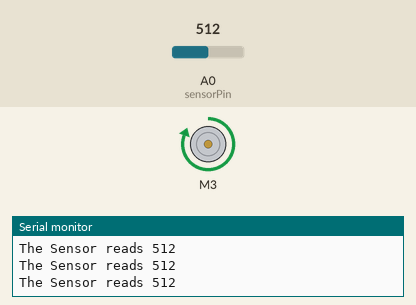
Bench run of a sketch on a simulated Arduino Uno, built with avr-gcc and run on an emulated ATmega328P. Shown: DC motor (green arrow = forward, orange = backward, longer = faster), the last lines printed to the serial monitor. The inputs (shaded band) are chosen by the test bench; at power-on: A0 (sensorPin) = 512.

Above: at 1.2 s.
1.3 s: A0 (sensorPin) set to 792
2.8 s: A0 (sensorPin) set to 818
At 4.0 s:
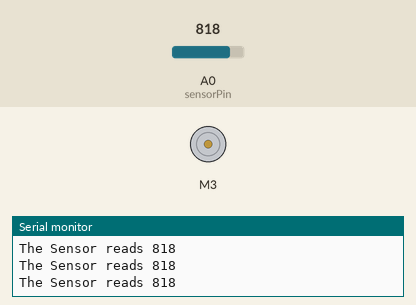
4.3 s: A0 (sensorPin) set to 941
7.3 s: A0 (sensorPin) set to 965
At 7.9 s:
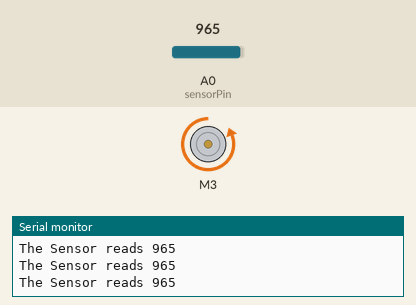
8.8 s: A0 (sensorPin) set to 940
At 9.8 s:
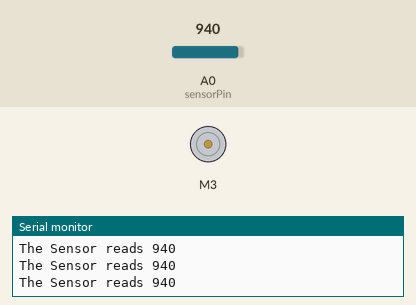
11.8 s: A0 (sensorPin) set to 960
At 13.1 s:
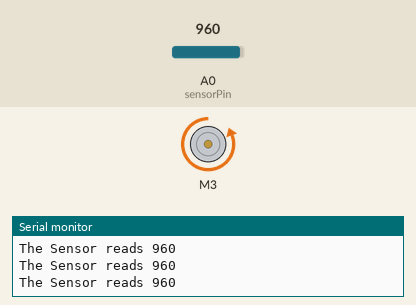
Timing chart, 0 to 14.3 s (numbered marks = the images above; inputs shaded):
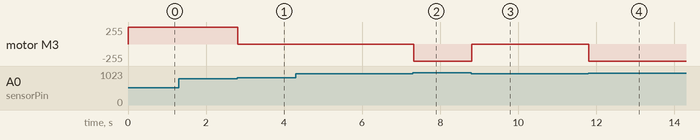

The sketch:

POESyringeShield.ino
```cpp
#include <Wire.h>
#include <Adafruit_MotorShield.h>
#include "utility/Adafruit_PWMServoDriver.h"

Adafruit_MotorShield AFMS = Adafruit_MotorShield();
Adafruit_DCMotor *myMotor = AFMS.getMotor(3);

int sensorPin = A0;
boolean tooFar = true;
boolean tooClose = false;
int motorSpeed = 0;
int sensorValue = 0;

void setup() {
  AFMS.begin();
  Serial.begin(9600);
  myMotor->setSpeed(255);
  myMotor->run(FORWARD);
  myMotor->run(RELEASE);
}

void loop(){
  // read the state of the IR sensor:
  sensorValue = analogRead(sensorPin);
  Serial.print("The Sensor reads ");
  Serial.println(sensorValue);

  if(sensorValue>950){
   myMotor->run(BACKWARD);
   delay(10);
  }
  if(sensorValue<800){
    myMotor->run(FORWARD);
    delay(10);
  }
  if(sensorValue>800 && sensorValue<950){
    myMotor->run(RELEASE);
    delay(10);
  }
  delay(10);
}
```

Measured:
- the behaviour switches between 800 and 801 on A0 (sensorPin) (found by bisection; images 0 and 1)
- the behaviour switches between 950 and 951 on A0 (sensorPin) (found by bisection; images 1 and 2)
- after the input at 2.8 s, motor M3: forward 255/255 → stopped at once
- after the input at 7.3 s, motor M3: stopped → backward 255/255 at once
- after the input at 8.8 s, motor M3: backward 255/255 → stopped at once
- after the input at 11.8 s, motor M3: stopped → backward 255/255 at once
